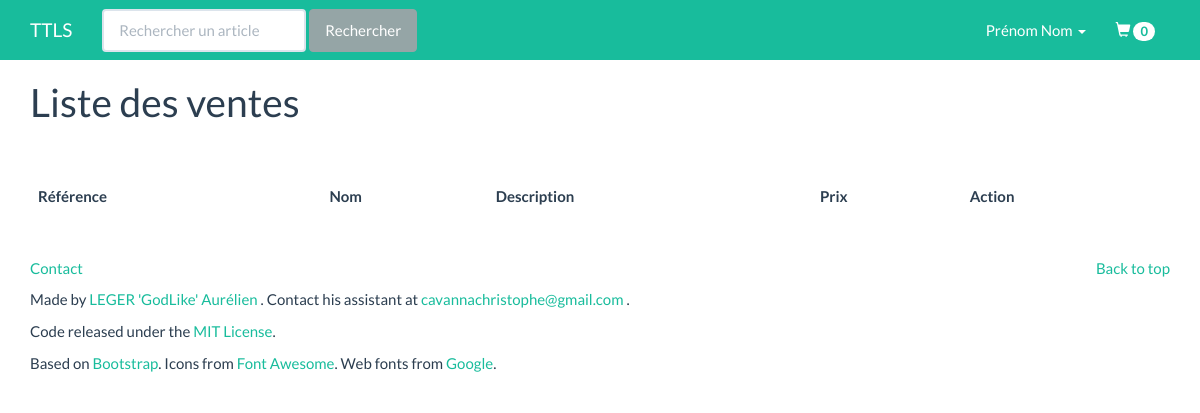
/mysales.php (signed in), run on an earlier commit of the app's database.
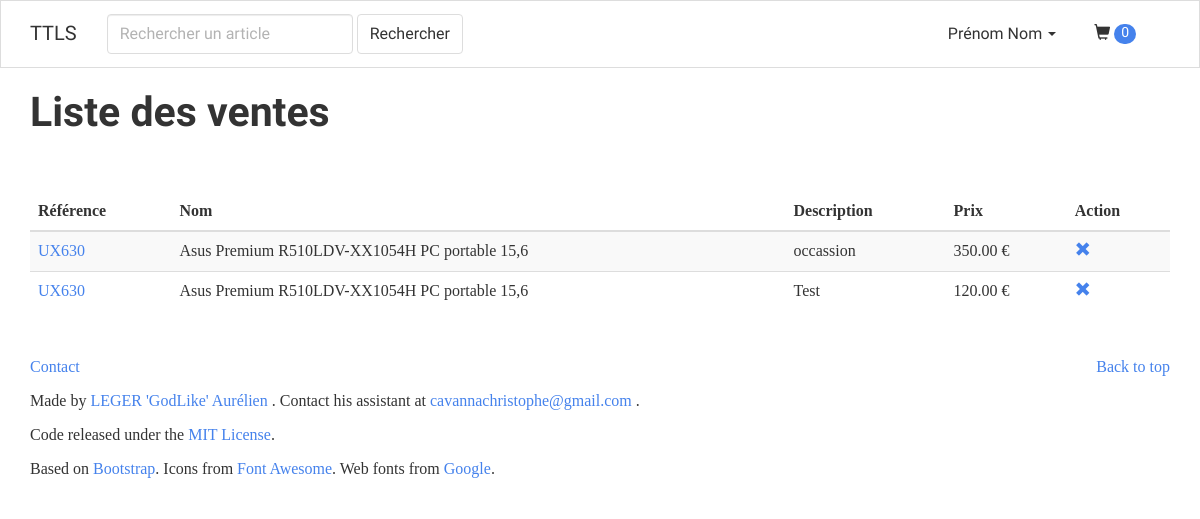
And on a later commit of the database.
### tables this page shows
CREATE TABLE `availability` (
  `id` int(11) NOT NULL AUTO_INCREMENT,
  `idArticle` int(11) NOT NULL,
  `idUserSales` int(11) NOT NULL,
  `idCommand` int(11) DEFAULT NULL,
  `price` decimal(18,2) NOT NULL,
  `currency` varchar(20) NOT NULL,
  `description` varchar(255) NOT NULL,
  `status` int(11) NOT NULL DEFAULT '0',
  `isActive` tinyint(1) NOT NULL DEFAULT '1',
  `dateCreate` datetime NOT NULL DEFAULT CURRENT_TIMESTAMP,
  `dateChange` datetime NOT NULL DEFAULT CURRENT_TIMESTAMP,
  PRIMARY KEY (`id`)
);

CREATE TABLE `article` (
  `id` int(11) NOT NULL AUTO_INCREMENT,
  `idCategory` int(11) NOT NULL,
  `idUser` int(11) NOT NULL,
  `idDescription` int(11) DEFAULT NULL,
  `reference` varchar(50) NOT NULL,
  `name` varchar(100) NOT NULL,
  `brand` varchar(50) NOT NULL,
  `tags` varchar(255) NOT NULL,
  `picture` varchar(255) NOT NULL,
  `isActive` int(1) DEFAULT '2',
  `dateCreate` datetime DEFAULT CURRENT_TIMESTAMP,
  `dateChange` datetime DEFAULT CURRENT_TIMESTAMP,
  PRIMARY KEY (`id`),
  UNIQUE KEY `reference` (`reference`,`name`)
);

### functions/func.php (called while the page is built, shortened)
<?php
function paramConfigCss($label, $db){
    $sql = "SELECT value FROM config_css WHERE label = '".$label."' AND isActive = 1";
    $resultat = $db->query($sql);
    $resultat->execute();
    $req = $resultat->fetch(PDO::FETCH_ASSOC);
    return $req['value'];
}

### model/sale.php (called while the page is built)
<?php
function getSalesByUser($db, $id)
{
    $sql = "SELECT av.id, av.idArticle, art.reference, art.name, av.price, av.currency, av.description, av.status "
            . "FROM availability av "
            . "LEFT JOIN article art on av.idArticle = art.id "
            . "WHERE av.idUserSales = ".$id." "
            . "ORDER BY av.dateChange";
    $r = $db->prepare($sql);
    $r->execute();
    return $r;
}
 ?>

### mysales.php (the view, shortened to what this page needs)
<?php include 'template/header.php'; ?>
<?php include 'template/menu.php'; ?>
<?php include './functions/connection_db.php'; ?>
<div class="container">
    <h1>Liste des ventes</h1>
    <br /><br />
    <?php $r_sales = getSalesByUser($db, $_SESSION['customer']['idUser']); ?>
    <table class="table table-striped table-hover ">
        <thead>
            <tr>
                <th>Référence</th>
                <th>Nom</th>
                <th>Description</th>
                <th>Prix</th>
                <th>Action</th>
            </tr>
        </thead>
        <tbody>
            <?php while ($r_sale = $r_sales->fetch(PDO::FETCH_OBJ)) { ?>
                <tr class="<?php
                if ($r_sale)
                    ?>">
                    <td><a href="article.php?key=<?= $r_sale->idArticle ?>"><?= $r_sale->reference ?></a></td>
                    <td><?= $r_sale->name ?></td>
                    <td><?= $r_sale->description ?></td>
                    <td><?= $r_sale->price ?> €</td>
                    <td>
                        <a href="model/delSale.php?id=<?= $r_sale->id ?>" onclick="return confirm('La suppression de cette vente entrainera la disparition définitive des données liées à cette vente.')">
                            <span class="glyphicon glyphicon-remove" aria-hidden="true"></span>
                        </a>
                    </td>
                </tr>
<?php } ?>
        </tbody>
    </table>
</div>
<?php include 'template/footer.php'; ?>

### template/header.php (shortened to what this page needs)
<?php
include_once 'functions/connection_db.php';
include_once('functions/func.php');
$css = paramConfigCss('templateFo', $db);
?>
<!DOCTYPE html>
<html>
    <head>
        <link rel="stylesheet" href="./css/bootstrap.min.css">
        <link rel="stylesheet" href="./css/<?=$css?>.min.css">
        <link rel="stylesheet" href="./css/main.css">
    </head>
    <body>

### template/menu.php (shortened to what this page needs)
<?php
include_once 'functions/connection_db.php';
$sql = "SELECT * FROM config WHERE label = 'nameFo' ";
$resultat = $db->query($sql);
$resultat->execute();
$reqInformation = $resultat->fetch(PDO::FETCH_ASSOC);
$reqInterface[$reqInformation['label']] = $reqInformation['value'];
?>
<div id="menuPrincipal" class="navbar navbar-inverse">
    <div class="container">
        <div class="navbar-header">
            <a class="navbar-brand" href="index.php"><?= $reqInterface['nameFo'] ?></a>
            <form class="navbar-form navbar-left" role="search" action="search.php">
                <div class="form-group">
                    <input type="text" class="form-control" placeholder="Rechercher un article">
                </div>
                <button type="submit" class="btn btn-default">Rechercher</button>
            </form>
        </div>
        <div class="navbar-collapse collapse navbar-inverse-collapse">
            <ul class="nav navbar-nav navbar-right">
                <?php if (!isset($_SESSION['customer'])) { ?>
                    <li><a href="form_login.php">Se Connecter</a></li>
                <?php } else { ?>
                    <li class="dropdown">
                        <a href="#" class="dropdown-toggle" data-toggle="dropdown"><?php echo $_SESSION['customer']['firstName'] . ' ' . $_SESSION['customer']['name']; ?> <b class="caret"></b></a>
                    </li>
                    <li class="dropdown">
                        <a href="basket.php" class="dropdown-toggle" data-toggle="dropdown" role="button" aria-expanded="true">
                            <span class="glyphicon glyphicon-shopping-cart" aria-hidden="true"></span>
                            <span class="badge"><?php
                                if (isset($_SESSION['panier']['total']))
                                    echo $_SESSION['panier']['total'];
                                else
                                    echo "0";
                                ?></span></a>
                    </li>
                <?php } ?>
            </ul>
        </div>
    </div>
</div>

### template/footer.php
<br />
<footer>
    <div class="container">
        <div class="row">
            <div class="col-lg-12">
                <ul class="list-unstyled">
                    <li class="pull-right"><a href="#top">Back to top</a></li>
                    <li><a href="contact.php">Contact</a></li>
                </ul>
                <p>Made by <a href="#" rel="nofollow">
                        LEGER 'GodLike' Aurélien
                    </a>. Contact his assistant at <a href="mailto:cavannachristophe@gmail.com">cavannachristophe@gmail.com
                    </a>.</p>
                <p>Code released under the <a href="https://github.com/thomaspark/bootswatch/blob/gh-pages/LICENSE">MIT License</a>.</p><p>Based on <a href="http://getbootstrap.com" rel="nofollow">Bootstrap</a>. Icons from <a href="http://fortawesome.github.io/Font-Awesome/" rel="nofollow">Font Awesome</a>. Web fonts from <a href="http://www.google.com/webfonts" rel="nofollow">Google</a>.</p>
            </div>
        </div>
    </div>
</footer>
</body>
</html>

### css/main.css (style rules this page uses)
#menuPrincipal { margin-bottom: 0; border-radius: 0; }
.navbar, navbar-default { margin: 0; }

What changed in the data, as far as the page shows it:
added availability: idArticle.reference "UX630", idArticle.name "Asus Premium R510LDV-XX1054H PC portable 15,6", description "occassion", price "350.00"
added availability: idArticle.reference "UX630", idArticle.name "Asus Premium R510LDV-XX1054H PC portable 15,6", description "Test", price "120.00"
